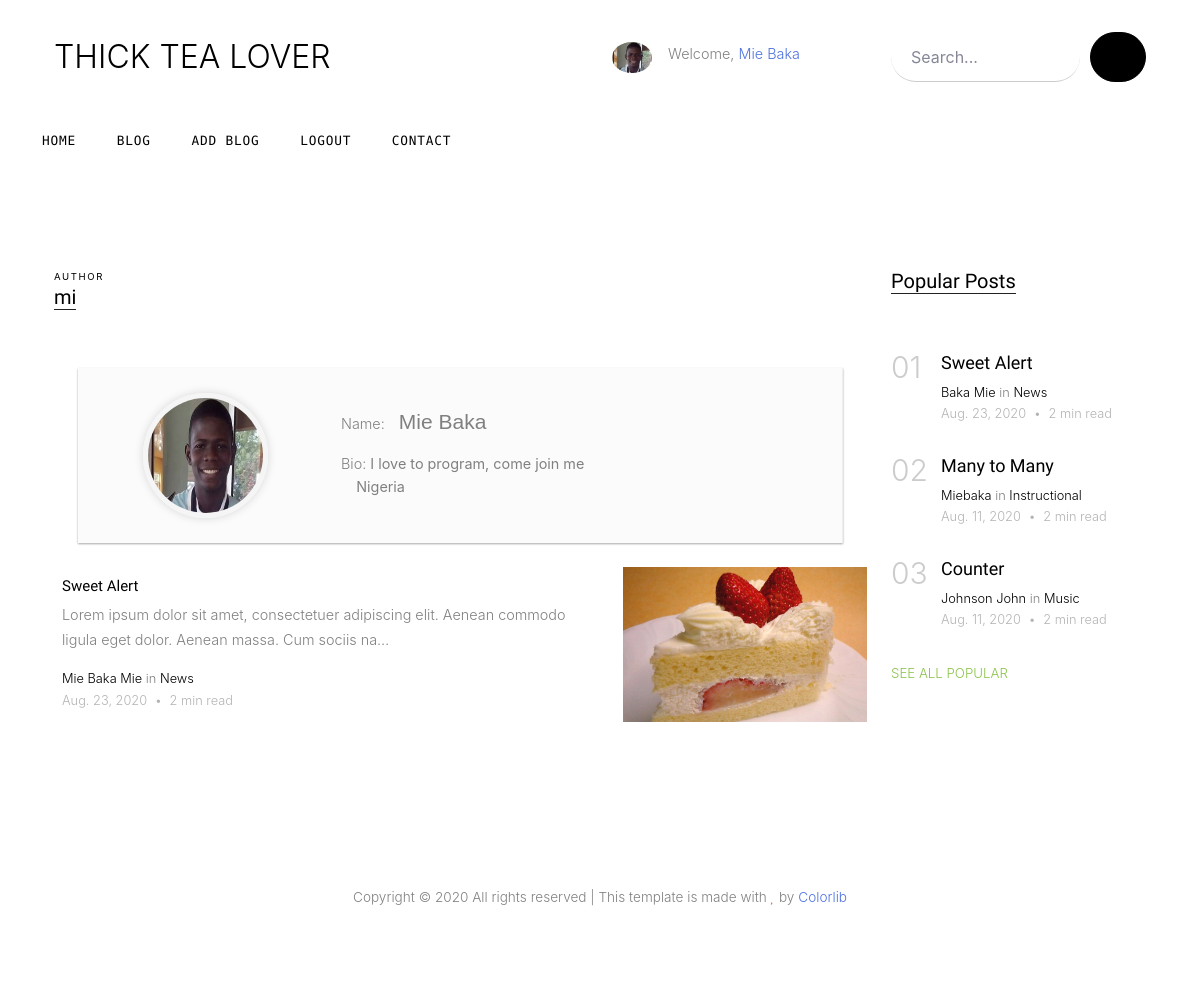
The app's page /author/mi/ (signed in) with its own data.
### blog/models.py (models this page shows, shortened)
class Profile(models.Model):
    user = models.OneToOneField(User, null=True, on_delete=models.CASCADE)
    email_confirmed = models.BooleanField(default=False)
    number_of_post = models.IntegerField(null=True)
    number_of_views = models.IntegerField(null=True, default=0)
    profile_complete = models.BooleanField(null=True, default=False)
    birth_date = models.DateField(null=True , blank=True)
    bio = models.TextField(max_length=200 , null=True, blank=True)
    sex = models.CharField(max_length=6 , null=True, blank=True)
    location = models.CharField(max_length=30 , choices=COUNTRY, null=True, blank=True)
    cover_image = models.ImageField(default='default_image.jpg', null=True, upload_to='profile/images/')
    linkedin = models.URLField(max_length=80, null=True)
    twitter = models.URLField(max_length=80, null=True)
    github = models.URLField(max_length=80, null=True)
    whatsapp = models.URLField(null=True)
    visibility = models.BooleanField(null=True, default=False)

class Post(models.Model):
    author = models.ForeignKey(User, null = True, on_delete = models.SET_NULL, related_name='publisher')
    title = models.CharField(max_length=30, verbose_name="Post title")
    slug = models.SlugField(unique=True, max_length=100, null=True)
    body = RichTextUploadingField()
    created_on = models.DateTimeField(auto_now_add=True)
    cover_image = models.ImageField(default='teadefault.jpg', upload_to='images/')
    last_modified = models.DateTimeField(auto_now=True, blank=True)
    published_flag = models.BooleanField(null=True, default=False)
    status = models.CharField(max_length=7, null=True)
    number_of_comments = models.IntegerField(null=True)
    favorite = models.BooleanField(null=True)
    read_duration = models.IntegerField(null=True, default=3)
    number_of_views = models.IntegerField(null=True, default=0)
    new_tag = models.ManyToManyField('Tags', related_name='tag')
    categories = models.ManyToManyField('Category', related_name='posts')
    approved_by = models.ForeignKey(User, null=True, on_delete=models.SET_NULL, related_name='approval_officer' )

class Category(models.Model):
    name = models.CharField(max_length=20, unique=True)
    added_by = models.ForeignKey(User, null=True, on_delete = models.CASCADE)
    created_on = models.DateTimeField(auto_now_add=True, null=True)

### blog/views.py (the view)
# urls.py: path("author/<author>/", views.blog_author, name="blog_author"),
def blog_author(request, author):
    author_id = User.objects.get(username=author)
    post = Post.objects.filter(published_flag=True, status='Ready', author=author_id).order_by("-created_on")
    popular_post = Post.objects.filter(published_flag=True, status='Ready').order_by("-number_of_views")[:4]
    page = request.GET.get('page', 1)
    paginator = Paginator(post, 3)
    try:
        posts = paginator.page(page)
    except PageNotAnInteger:
        posts = paginator.page(1)
    except EmptyPage:
        posts = paginator.page(paginator.num_pages)
    context = {
        "author": author_id,
        "popular_post": popular_post,
        "category": author,
        "posts": posts
    }
    return render(request, "blog_author.html", context)

### blog/templates/blog_author.html (shortened to what this page needs)
{% extends "base.html" %}
{% block page_content %}
<div class="site-section">
    <div class="container">
        <div class="row">
            <div class="col-lg-9">
                <div class="section-title">
                    <span class="caption d-block small"> Author </span>
                    <h2>{% block head_title %} {{ category }} {% endblock %}</h2>
                </div>
                <div class="container bootstrap snippets bootdey mb-4">
                    <div class="col-md-12">
                        <div class="profile-container">
                            <div class="profile-header row">
                                <div class="col-md-4 col-sm-12 text-center">
                                    <img src="{{author.profile.cover_image.url}}" alt="" class="header-avatar">
                                </div>
                                <div class="col-md-8 col-sm-12 profile-info pl-2">
                                    Name: <div class="header-fullname">{{author.get_full_name}}</div>
                                    <div class="header-information">
                                        Bio: <strong>{{author.profile.bio}}</strong>
                                    </div>
                                    <span class="icon-map-marker"></span>
                                    <strong>{{ author.profile.get_location_display }}</strong>
                                </div>
                            </div>
                        </div>
                    </div>
                </div>
                {% for post in posts %}
                <div class="post-entry-2 d-flex">
                    <div class="thumbnail order-md-2" style="background-image: url('{{ post.cover_image.url }}')">
                    </div>
                    <div class="contents order-md-1 pl-2">
                        <h2><a href="{% url 'blog:blog_detail' slug=post.slug %}">{{ post.title }}</a></h2>
                        <p class="mb-3">{{ post.body | truncatechars_html:120  | safe }}</p>
                        <div class="post-meta">
                            <span class="d-block">
                                <a href="{% url 'blog:blog_author' post.author %}">{{ post.author.get_full_name }} {{ post.author.first_name }}</a>
                                in
                                {% for category in post.categories.all %}
                                <a href="{% url 'blog:blog_category' category.name %}">{{ category.name }}</a>
                                {% endfor %}
                            </span>
                            <span class="date-read">{{ post.created_on.date }} <span class="mx-1">&bullet;</span> {{ post.read_duration }} min
                                read
                        </div>
                    </div>
                </div>
                {% endfor %}
            </div>
            <div class="col-lg-3">
                {% if popular_post %}
                <div class="section-title">
                    <h2>Popular Posts</h2>
                </div>
                {% endif %}
                {% for Popular in popular_post %}
                <div class="trend-entry d-flex">
                    <div class="number align-self-start">0{{forloop.counter}}</div>
                    <div class="trend-contents">
                        <h2><a href="{% url 'blog:blog_detail' slug=Popular.slug %}">{{ Popular.title}}</a></h2>
                        <div class="post-meta">
                            <span class="d-block">
                                <a href="{% url 'blog:blog_author' Popular.author %}">{{ Popular.author.last_name }}
                                    {{ Popular.author.first_name }}</a>
                                in
                                {% for category in Popular.categories.all %}
                                <a href="{% url 'blog:blog_category' category.name %}">{{ category.name }}</a>
                                {% endfor %}
                            </span>
                                <span class="date-read">{{ Popular.created_on.date }} <span class="mx-1">&bullet;</span>
                                {{ Popular.read_duration }} min read
                                {% if Popular.favorite %}
                                <span class="icon-star2"></span>
                                {% endif %}
                            </span>
                        </div>
                    </div>
                </div>
                {% endfor %}
                <p>
                    <a href="{% url 'blog:popular_views' %}" class="more">See All Popular <span class="icon-keyboard_arrow_right"></span></a>
                </p>
            </div>
        </div>
        <div class="row">
            <div class="col-lg-6">
            </div>
        </div>
    </div>
</div>
{% endblock %}

### templates/base.html (shortened to what this page needs)
{% load static %}
<!DOCTYPE html>
<html lang="en">
<head>
  <link rel="stylesheet" href="{% static 'fonts/icomoon/style.css' %}">
  <link rel="stylesheet" href="{% static 'css/bootstrap.min.css' %}">
  <link rel="stylesheet" href="{% static 'Bootstrap_Extra/css/bootstrap-select.css' %}">
  <link rel="stylesheet" href="{% static 'css/nav_tab.css' %}">
  <link rel="stylesheet" href="{% static 'css/jquery-ui.css' %}">
  <link rel="stylesheet" href="{% static 'css/tagsinput.css' %}">
  <link rel="stylesheet" href="{% static 'css/owl.carousel.min.css' %}">
  <link rel="stylesheet" href="{% static 'css/owl.theme.default.min.css' %}">
  <link rel="stylesheet" href="{% static 'css/owl.theme.default.min.css' %}">
  <link rel="stylesheet" href="{% static 'css/jquery.fancybox.min.css' %}">
  <link rel="stylesheet" href="{% static 'css/bootstrap-datepicker.css' %}">
  <link rel="stylesheet" href="{% static 'fonts/flaticon/font/flaticon.css' %}">
  <link rel="stylesheet" href="{% static 'dashboard/css/sb-admin-2.min.css' %}">
  <link rel="stylesheet" href="{% static 'dashboard/vendor/fontawesome-free/css/all.min.css' %}">
  <link rel="stylesheet" href="{% static 'css/aos.css' %}">
  <link href="{% static 'css/jquery.mb.YTPlayer.min.css' %}" media="all" rel="stylesheet" type="text/css">
  <link rel="stylesheet" href="{% static 'css/style.css' %}">
  <link rel="stylesheet" href="{% static 'css/profile.css' %}">
</head>
<body data-spy="scroll" data-target=".site-navbar-target" data-offset="300">
  <div class="site-wrap mb-2">
    <div class="header-top">
      <div class="container">
        <div class="row align-items-center">
          <div class="col-12 col-lg-6 d-flex">
            <a href="{% url 'blog:homepage_view' %}" class="site-logo">
              THICK TEA LOVER
            </a>
          </div>
            {% if user.is_authenticated %}
            <div class="col-12 col-lg-3 d-flex">
            <div class="bio-pic mr-3">
              <img src="{{ user.profile.cover_image.url  }}" alt="Profile Image" class="img-fluidid">
            </div>
            <div class="d-inline-block"> Welcome, <a
                href="{% url 'blog:dashboard_home' user.username %}">{{ user.get_full_name }}</a></div>
            </div>
            {% endif %}
              <form action="{% url 'blog:blog_index_search' %}" method="POST"
                class="col-12 col-lg-3 ml-auto align-items-center">
                <div class="d-flex">
                  <input type="search" name="search_word" class="form-control" id="search_word"
                    placeholder="Search...">
                  <button type="submit" class="btn btn-secondary"><span class="icon-search"></span></button>
                </div>
              </form>
          </div>
      </div>
      <div class="site-navbar py-2 js-sticky-header site-navbar-target d-none pl-0 d-lg-block" role="banner">
        <div class="container">
          <div class="row">
            <div class="d-flex align-items-center">
              <div class="mr-auto">
                <nav class="site-navigation position-relative text-right" role="navigation">
                  <ul class="site-menu main-menu js-clone-nav mr-auto d-none pl-0 d-lg-block">
                    {% if bt_highlighted_home %}
                    <li class="active"><a href="{% url 'blog:homepage_view' %}" class="nav-link text-left">Home</a></li>
                    {% else %}
                    <li class="home"><a href="{% url 'blog:homepage_view' %}" class="nav-link text-left">Home</a></li>
                    {% endif %}
                    {% if bt_highlighted_index %}
                    <li class="active"><a href="{% url 'blog:blog_index' %}" class="nav-link text-left">Blog</a></li>
                    {% else %}
                    <li class="blog"><a href="{% url 'blog:blog_index' %}" class="nav-link text-left">Blog</a></li>
                    {% endif %}
                    {% if user.is_authenticated %}
                    {% if bt_highlighted_add_blog %}
                    <li class="active"><a href="{% url 'blog:dashboard_add_post' user.username %}"
                      class="nav-link text-left">Add Blog</a></li>
                    {% else %}
                    <li class="add_blog"><a href="{% url 'blog:dashboard_add_post' user.username %}"
                      class="nav-link text-left">Add Blog</a></li>
                    {% endif %}
                    {% if bt_highlighted_logout %}
                    <li class="active"><a href="javascript:;" class="nav-link text-left"
                    onclick="log_out()">Logout</a></li>
                    {% else %}
                    <li class="logged_out"><a href="javascript:;" class="nav-link text-left"
                      onclick="log_out()">Logout</a></li>
                    {% endif %}
                  {% else %}
                  {% if bt_highlighte_signing %}
                  <li class="active"><a href="{% url 'accounts:login' %}" class="nav-link text-left">Login/Signup</a></li>
                  {% else %}
                  <li class="login_signup"><a href="{% url 'accounts:login' %}" class="nav-link text-left">Login/Signup</a></li>
                  {% endif %}
                    {% endif %}
                    {% if bt_highlighte_contact %}
                    <li class="active"><a href="{% url 'blog:blog_contact' %}" class="nav-link text-left">Contact</a></li>
                    {% else %}
                    <li class="Contact"><a href="{% url 'blog:blog_contact' %}" class="nav-link text-left">Contact</a></li>
                    {% endif %}
                  </ul>
                </nav>
              </div>
            </div>
          </div>
        </div>
      </div>
      {% block page_content %}
      {% endblock %}
      <div class="footer">
        <div class="container">
          <div class="row">
            <div class="col-12">
              <div class="copyright">
                <p>
                  Copyright &copy;
                  <script>document.write(new Date().getFullYear());</script> All rights reserved | This template is made
                  with <i class="icon-heart text-danger" aria-hidden="true"></i> by <a href="https://colorlib.com"
                    target="_blank">Colorlib</a>
                </p>
                <div class="ml-md-auto top-social d-lg-inline-block">
                  <a href="https://www.facebook.com/thicktealover" class="d-inline-block p-3"><span
                      class="icon-facebook"></span></a>
                  <a href="https://www.twitter.com/thicktealover" class="d-inline-block p-3"><span
                      class="icon-twitter"></span></a>
                  <a href="https://www.instagram.com/thicktealover" class="d-inline-block p-3"><span
                      class="icon-instagram"></span></a>
                </div>
              </div>
            </div>
          </div>
        </div>
      </div>
    </div>
</body>
</html>

### records on screen
Post: cover_image (picture), title "Sweet Alert", body "Lorem ipsum dolor sit amet, consectetuer adipiscing elit. Aenean commodo ligula eget dolor. Aenean massa. Cum sociis na…", author.get_full_name "Mie Baka", author.first_name "Mie", created_on "Aug. 23, 2020", read_duration "2", author.last_name "Baka"
Category: name "News"
Post: title "Many to Many", author.first_name "Miebaka", created_on "Aug. 11, 2020", read_duration "2", favorite True (drawn)
Category: name "Instructional"
Post: title "Counter", author.last_name "Johnson", author.first_name "John", created_on "Aug. 11, 2020", read_duration "2"
Category: name "Music"

### other values on screen
{{ user.get_full_name }} "Mie Baka"
{{ category }} "mi"
{{ author.get_full_name }} "Mie Baka"
{{ author.profile.bio }} "I love to program, come join me"
{{ author.profile.get_location_display }} "Nigeria"
